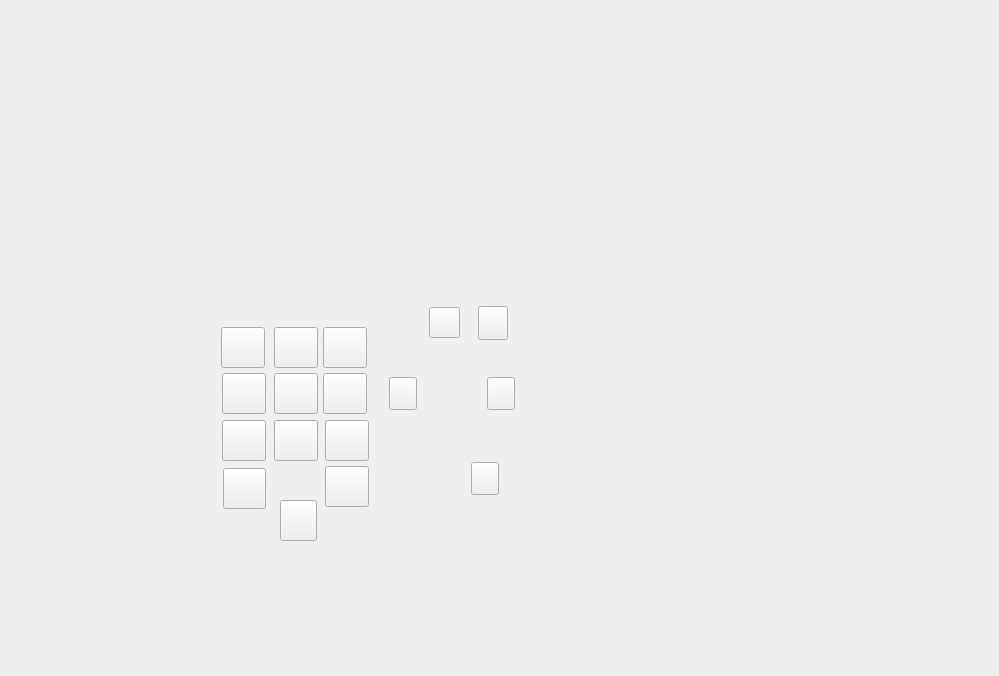
<?xml version="1.0" encoding="UTF-8"?>
<ui version="4.0">
 <class>R173</class>
 <widget class="QMainWindow" name="R173">
  <property name="geometry">
   <rect>
    <x>0</x>
    <y>0</y>
    <width>999</width>
    <height>676</height>
   </rect>
  </property>
  <property name="windowTitle">
   <string>Р173</string>
  </property>
  <property name="windowIcon">
   <iconset resource="r173.qrc">
    <normaloff>:/res/icon.png</normaloff>:/res/icon.png</iconset>
  </property>
  <widget class="QWidget" name="centralwidget">
   <widget class="QLabel" name="label">
    <property name="geometry">
     <rect>
      <x>10</x>
      <y>10</y>
      <width>972</width>
      <height>651</height>
     </rect>
    </property>
    <property name="layoutDirection">
     <enum>Qt::LeftToRight</enum>
    </property>
    <property name="styleSheet">
     <string notr="true">background-image: url(:/new/prefix1/res/p-173m.jpg);</string>
    </property>
    <property name="text">
     <string/>
    </property>
    <property name="pixmap">
     <pixmap>:/new/prefix1/res/radioset-p-173m.jpg</pixmap>
    </property>
   </widget>
   <widget class="QPushButton" name="button1">
    <property name="geometry">
     <rect>
      <x>221</x>
      <y>327</y>
      <width>44</width>
      <height>41</height>
     </rect>
    </property>
    <property name="focusPolicy">
     <enum>Qt::NoFocus</enum>
    </property>
    <property name="styleSheet">
     <string notr="true">background-image: url(:/new/prefix1/res/p-173m-1btn.jpg);ra</string>
    </property>
    <property name="text">
     <string/>
    </property>
   </widget>
   <widget class="QPushButton" name="button2">
    <property name="geometry">
     <rect>
      <x>274</x>
      <y>327</y>
      <width>44</width>
      <height>41</height>
     </rect>
    </property>
    <property name="focusPolicy">
     <enum>Qt::NoFocus</enum>
    </property>
    <property name="styleSheet">
     <string notr="true">background-image: url(:/new/prefix1/res/p-173m-2btn.jpg);
border-color: rgb(0, 0, 0);</string>
    </property>
    <property name="text">
     <string/>
    </property>
   </widget>
   <widget class="QPushButton" name="button3">
    <property name="geometry">
     <rect>
      <x>323</x>
      <y>327</y>
      <width>44</width>
      <height>41</height>
     </rect>
    </property>
    <property name="focusPolicy">
     <enum>Qt::NoFocus</enum>
    </property>
    <property name="styleSheet">
     <string notr="true">background-image: url(:/new/prefix1/res/p-173m-3btn.jpg);</string>
    </property>
    <property name="text">
     <string/>
    </property>
   </widget>
   <widget class="QPushButton" name="button4">
    <property name="geometry">
     <rect>
      <x>222</x>
      <y>373</y>
      <width>44</width>
      <height>41</height>
     </rect>
    </property>
    <property name="focusPolicy">
     <enum>Qt::NoFocus</enum>
    </property>
    <property name="styleSheet">
     <string notr="true">background-image: url(:/new/prefix1/res/p-173m-4btn.jpg);</string>
    </property>
    <property name="text">
     <string/>
    </property>
   </widget>
   <widget class="QPushButton" name="button5">
    <property name="geometry">
     <rect>
      <x>274</x>
      <y>373</y>
      <width>44</width>
      <height>41</height>
     </rect>
    </property>
    <property name="focusPolicy">
     <enum>Qt::NoFocus</enum>
    </property>
    <property name="styleSheet">
     <string notr="true">background-image: url(:/new/prefix1/res/p-173m-5btn.jpg);</string>
    </property>
    <property name="text">
     <string/>
    </property>
   </widget>
   <widget class="QPushButton" name="button6">
    <property name="geometry">
     <rect>
      <x>323</x>
      <y>373</y>
      <width>44</width>
      <height>41</height>
     </rect>
    </property>
    <property name="focusPolicy">
     <enum>Qt::NoFocus</enum>
    </property>
    <property name="styleSheet">
     <string notr="true">background-image: url(:/new/prefix1/res/p-173m-6btn.jpg);</string>
    </property>
    <property name="text">
     <string/>
    </property>
   </widget>
   <widget class="QPushButton" name="button7">
    <property name="geometry">
     <rect>
      <x>222</x>
      <y>420</y>
      <width>44</width>
      <height>41</height>
     </rect>
    </property>
    <property name="focusPolicy">
     <enum>Qt::NoFocus</enum>
    </property>
    <property name="styleSheet">
     <string notr="true">background-image: url(:/new/prefix1/res/p-173m-7btn.jpg);</string>
    </property>
    <property name="text">
     <string/>
    </property>
   </widget>
   <widget class="QPushButton" name="button8">
    <property name="geometry">
     <rect>
      <x>274</x>
      <y>420</y>
      <width>44</width>
      <height>41</height>
     </rect>
    </property>
    <property name="focusPolicy">
     <enum>Qt::NoFocus</enum>
    </property>
    <property name="styleSheet">
     <string notr="true">background-image: url(:/new/prefix1/res/p-173m-8btn.jpg);</string>
    </property>
    <property name="text">
     <string/>
    </property>
   </widget>
   <widget class="QPushButton" name="buttonCls">
    <property name="geometry">
     <rect>
      <x>223</x>
      <y>468</y>
      <width>43</width>
      <height>41</height>
     </rect>
    </property>
    <property name="focusPolicy">
     <enum>Qt::NoFocus</enum>
    </property>
    <property name="styleSheet">
     <string notr="true">background-image: url(:/new/prefix1/res/p-173m-clsbtn.jpg);</string>
    </property>
    <property name="text">
     <string/>
    </property>
   </widget>
   <widget class="QPushButton" name="button9">
    <property name="geometry">
     <rect>
      <x>325</x>
      <y>420</y>
      <width>44</width>
      <height>41</height>
     </rect>
    </property>
    <property name="focusPolicy">
     <enum>Qt::NoFocus</enum>
    </property>
    <property name="styleSheet">
     <string notr="true">background-image: url(:/new/prefix1/res/p-173m-9btn.jpg);</string>
    </property>
    <property name="text">
     <string/>
    </property>
   </widget>
   <widget class="QPushButton" name="button0">
    <property name="geometry">
     <rect>
      <x>325</x>
      <y>466</y>
      <width>44</width>
      <height>41</height>
     </rect>
    </property>
    <property name="focusPolicy">
     <enum>Qt::NoFocus</enum>
    </property>
    <property name="styleSheet">
     <string notr="true">background-image: url(:/new/prefix1/res/p-173m-0btn.jpg);</string>
    </property>
    <property name="locale">
     <locale language="Persian" country="Iran"/>
    </property>
    <property name="text">
     <string/>
    </property>
   </widget>
   <widget class="QPushButton" name="szum">
    <property name="geometry">
     <rect>
      <x>487</x>
      <y>377</y>
      <width>28</width>
      <height>33</height>
     </rect>
    </property>
    <property name="focusPolicy">
     <enum>Qt::NoFocus</enum>
    </property>
    <property name="styleSheet">
     <string notr="true">border-image: url(:/new/prefix1/res/szum.jpg);</string>
    </property>
    <property name="text">
     <string/>
    </property>
   </widget>
   <widget class="QPushButton" name="power">
    <property name="geometry">
     <rect>
      <x>471</x>
      <y>462</y>
      <width>28</width>
      <height>33</height>
     </rect>
    </property>
    <property name="focusPolicy">
     <enum>Qt::NoFocus</enum>
    </property>
    <property name="styleSheet">
     <string notr="true">border-image: url(:/new/prefix1/res/power.jpg);</string>
    </property>
    <property name="text">
     <string/>
    </property>
   </widget>
   <widget class="QPushButton" name="pomiechi">
    <property name="geometry">
     <rect>
      <x>389</x>
      <y>377</y>
      <width>28</width>
      <height>33</height>
     </rect>
    </property>
    <property name="focusPolicy">
     <enum>Qt::NoFocus</enum>
    </property>
    <property name="styleSheet">
     <string notr="true">border-image: url(:/new/prefix1/res/pomiechi.jpg);</string>
    </property>
    <property name="text">
     <string/>
    </property>
   </widget>
   <widget class="QPushButton" name="tableSwitch">
    <property name="geometry">
     <rect>
      <x>280</x>
      <y>500</y>
      <width>37</width>
      <height>41</height>
     </rect>
    </property>
    <property name="focusPolicy">
     <enum>Qt::NoFocus</enum>
    </property>
    <property name="styleSheet">
     <string notr="true">border-image: url(:/res/table.jpg);</string>
    </property>
    <property name="text">
     <string/>
    </property>
   </widget>
   <widget class="QPushButton" name="powerLevel">
    <property name="geometry">
     <rect>
      <x>429</x>
      <y>307</y>
      <width>31</width>
      <height>31</height>
     </rect>
    </property>
    <property name="focusPolicy">
     <enum>Qt::NoFocus</enum>
    </property>
    <property name="styleSheet">
     <string notr="true">border-image: url(:/res/powerLavel.jpg);</string>
    </property>
    <property name="text">
     <string/>
    </property>
   </widget>
   <widget class="QLabel" name="field0">
    <property name="geometry">
     <rect>
      <x>208</x>
      <y>211</y>
      <width>24</width>
      <height>38</height>
     </rect>
    </property>
    <property name="styleSheet">
     <string notr="true">background-image: url(:/res/tableNubers/field_off.jpg);</string>
    </property>
    <property name="text">
     <string/>
    </property>
   </widget>
   <widget class="QLabel" name="field1">
    <property name="geometry">
     <rect>
      <x>247</x>
      <y>211</y>
      <width>24</width>
      <height>38</height>
     </rect>
    </property>
    <property name="styleSheet">
     <string notr="true">background-image: url(:/res/tableNubers/field_off.jpg);</string>
    </property>
    <property name="text">
     <string/>
    </property>
   </widget>
   <widget class="QLabel" name="field2">
    <property name="geometry">
     <rect>
      <x>275</x>
      <y>211</y>
      <width>24</width>
      <height>38</height>
     </rect>
    </property>
    <property name="styleSheet">
     <string notr="true">background-image: url(:/res/tableNubers/field_off.jpg);</string>
    </property>
    <property name="text">
     <string/>
    </property>
   </widget>
   <widget class="QLabel" name="field3">
    <property name="geometry">
     <rect>
      <x>305</x>
      <y>211</y>
      <width>24</width>
      <height>38</height>
     </rect>
    </property>
    <property name="styleSheet">
     <string notr="true">background-image: url(:/res/tableNubers/field_off.jpg);</string>
    </property>
    <property name="text">
     <string/>
    </property>
   </widget>
   <widget class="QLabel" name="field4">
    <property name="geometry">
     <rect>
      <x>333</x>
      <y>211</y>
      <width>24</width>
      <height>38</height>
     </rect>
    </property>
    <property name="styleSheet">
     <string notr="true">background-image: url(:/res/tableNubers/field_off.jpg);</string>
    </property>
    <property name="text">
     <string/>
    </property>
   </widget>
   <widget class="QLabel" name="field5">
    <property name="geometry">
     <rect>
      <x>363</x>
      <y>211</y>
      <width>24</width>
      <height>38</height>
     </rect>
    </property>
    <property name="styleSheet">
     <string notr="true">background-image: url(:/res/tableNubers/field_off.jpg);</string>
    </property>
    <property name="text">
     <string/>
    </property>
   </widget>
   <widget class="QLabel" name="prd">
    <property name="geometry">
     <rect>
      <x>388</x>
      <y>311</y>
      <width>24</width>
      <height>26</height>
     </rect>
    </property>
    <property name="styleSheet">
     <string notr="true">background-image: url(:/res/pered.jpg);</string>
    </property>
    <property name="text">
     <string/>
    </property>
   </widget>
   <widget class="QLabel" name="call">
    <property name="geometry">
     <rect>
      <x>280</x>
      <y>292</y>
      <width>27</width>
      <height>25</height>
     </rect>
    </property>
    <property name="styleSheet">
     <string notr="true">background-image: url(:/res/p-173m-call_off.jpg);</string>
    </property>
    <property name="text">
     <string/>
    </property>
   </widget>
   <widget class="QPushButton" name="ton">
    <property name="geometry">
     <rect>
      <x>478</x>
      <y>306</y>
      <width>30</width>
      <height>34</height>
     </rect>
    </property>
    <property name="focusPolicy">
     <enum>Qt::NoFocus</enum>
    </property>
    <property name="styleSheet">
     <string notr="true">border-image: url(:/res/p-173m-ton_released.jpg);</string>
    </property>
    <property name="text">
     <string/>
    </property>
   </widget>
   <widget class="QLabel" name="volumePRM">
    <property name="geometry">
     <rect>
      <x>435</x>
      <y>379</y>
      <width>31</width>
      <height>31</height>
     </rect>
    </property>
    <property name="styleSheet">
     <string notr="true"/>
    </property>
    <property name="text">
     <string/>
    </property>
    <property name="pixmap">
     <pixmap resource="r173.qrc">:/res/p-173m-round.png</pixmap>
    </property>
    <property name="alignment">
     <set>Qt::AlignCenter</set>
    </property>
   </widget>
   <widget class="QLabel" name="volumeSound">
    <property name="geometry">
     <rect>
      <x>406</x>
      <y>464</y>
      <width>31</width>
      <height>31</height>
     </rect>
    </property>
    <property name="styleSheet">
     <string notr="true"/>
    </property>
    <property name="text">
     <string/>
    </property>
    <property name="pixmap">
     <pixmap resource="r173.qrc">:/res/p-173m-round-sound.png</pixmap>
    </property>
    <property name="alignment">
     <set>Qt::AlignCenter</set>
    </property>
   </widget>
   <widget class="QLabel" name="provod1_show">
    <property name="geometry">
     <rect>
      <x>10</x>
      <y>440</y>
      <width>191</width>
      <height>201</height>
     </rect>
    </property>
    <property name="text">
     <string/>
    </property>
   </widget>
   <widget class="QLabel" name="provod3_show">
    <property name="geometry">
     <rect>
      <x>910</x>
      <y>560</y>
      <width>71</width>
      <height>41</height>
     </rect>
    </property>
    <property name="text">
     <string/>
    </property>
   </widget>
   <widget class="QLabel" name="provod2_show">
    <property name="geometry">
     <rect>
      <x>10</x>
      <y>290</y>
      <width>181</width>
      <height>181</height>
     </rect>
    </property>
    <property name="text">
     <string/>
    </property>
   </widget>
   <widget class="QLabel" name="provod4_show">
    <property name="geometry">
     <rect>
      <x>850</x>
      <y>570</y>
      <width>131</width>
      <height>51</height>
     </rect>
    </property>
    <property name="text">
     <string/>
    </property>
   </widget>
   <zorder>label</zorder>
   <zorder>button1</zorder>
   <zorder>button2</zorder>
   <zorder>button3</zorder>
   <zorder>button4</zorder>
   <zorder>button5</zorder>
   <zorder>button6</zorder>
   <zorder>button7</zorder>
   <zorder>button8</zorder>
   <zorder>buttonCls</zorder>
   <zorder>button9</zorder>
   <zorder>button0</zorder>
   <zorder>szum</zorder>
   <zorder>power</zorder>
   <zorder>pomiechi</zorder>
   <zorder>tableSwitch</zorder>
   <zorder>powerLevel</zorder>
   <zorder>field0</zorder>
   <zorder>field1</zorder>
   <zorder>field2</zorder>
   <zorder>field3</zorder>
   <zorder>field4</zorder>
   <zorder>field5</zorder>
   <zorder>prd</zorder>
   <zorder>call</zorder>
   <zorder>ton</zorder>
   <zorder>volumePRM</zorder>
   <zorder>volumeSound</zorder>
   <zorder>provod1_show</zorder>
   <zorder>provod2_show</zorder>
   <zorder>provod3_show</zorder>
   <zorder>provod4_show</zorder>
  </widget>
 </widget>
 <resources>
  <include location="r173.qrc"/>
 </resources>
 <connections/>
</ui>
